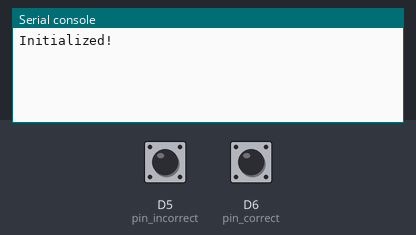
The program below on a simulated CircuitPython board. Shown: the last lines printed to the serial console. The inputs (shaded band) are chosen by the test bench; at power-on: D5 (pin_incorrect) HIGH, D6 (pin_correct) HIGH. No radio messages arrive unless stated (any console line starting 'radio sent:' is added by the test bench).

Above: at 1.2 s.
1.3 s: D5 (pin_incorrect) pulled LOW for 0.15 s
At 2.5 s:
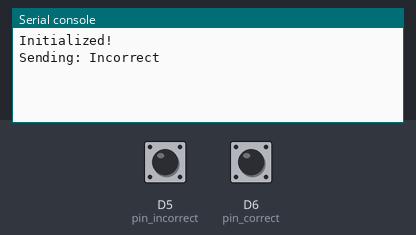
2.9 s: D6 (pin_correct) pulled LOW for 0.15 s
At 3.7 s:
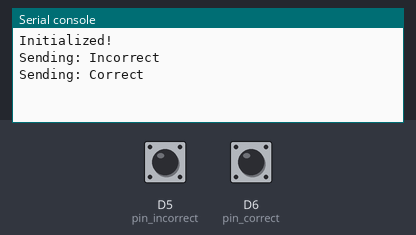

Measured:
- after the input at 1.3 s, the serial console: prints a new line at once (image 1)
- after the input at 2.9 s, the serial console: prints a new line at once (image 2)

The program:

backup.py
```python
# FEATHER
import adafruit_rfm9x
import busio
import board
import time
import digitalio
from adafruit_debouncer import Debouncer

# LORA SETUP
spi = busio.SPI(board.SCK, MOSI=board.MOSI, MISO=board.MISO)
cs = digitalio.DigitalInOut(board.D9)
reset = digitalio.DigitalInOut(board.D10)
rfm9x = adafruit_rfm9x.RFM9x(spi, cs, reset, 915.0, baudrate=1000000)

# BUTTON SETUP
pin_correct = digitalio.DigitalInOut(board.D6)
pin_correct.direction = digitalio.Direction.INPUT
pin_correct.pull = digitalio.Pull.UP
button_correct = Debouncer(pin_correct)

pin_incorrect = digitalio.DigitalInOut(board.D5)
pin_incorrect.direction = digitalio.Direction.INPUT
pin_incorrect.pull = digitalio.Pull.UP
button_incorrect = Debouncer(pin_incorrect)


def send_correct():
    print("Sending: Correct")
    rfm9x.send("correct")


def send_incorrect():
    print("Sending: Incorrect")
    rfm9x.send("incorrect")


print("Initialized!")

while True:
    button_correct.update()
    button_incorrect.update()

    if button_correct.fell:
        send_correct()

    if button_incorrect.fell:
        send_incorrect()
```
